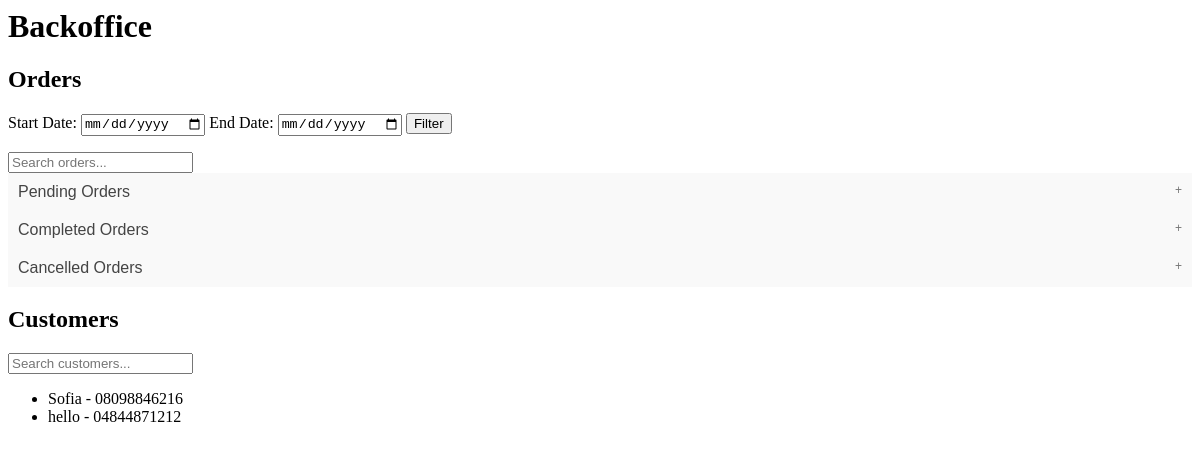
/check-out (signed in), run on the app's committed database.
### store/models/customer.py (models this page shows, shortened)
class Customer(models.Model):
    first_name = models.CharField(max_length=50)
    last_name = models.CharField (max_length=50)
    phone = models.CharField(max_length=10)
    email=models.EmailField()
    password = models.CharField(max_length=100)
    reward_points = models.IntegerField(default=0)

### store/views/checkout.py (the view, shortened to what this page needs)
# urls.py: path('check-out', CheckOut.as_view() , name='checkout'),
class CheckOut(View):
    def get(self, request):
        if not self.request.user.is_authenticated or not self.request.user.is_staff:
            return redirect('/admin/login/')  # Redirect non-authenticated or non-admin users to login page
        start_date = request.GET.get('start_date')
        end_date = request.GET.get('end_date')
        if start_date and end_date:
            start_date = parse_date(start_date)
            end_date = parse_date(end_date)
            orders = Order.objects.filter(date__range=[start_date, end_date])
        else:
            orders = Order.objects.all()  # Get all orders if no date range is specified
        customers = Customer.objects.all()  # Get all customers
        return render(request, 'backoffice.html', {'orders': orders, 'customers': customers, 'start_date': start_date, 'end_date': end_date})

### store/templates/backoffice.html (shortened to what this page needs)
{% load cart %}
{% load custom_filter %}
<html lang="en">
<head>
</head>
<body>
    <h1>Backoffice</h1>
    {% if request.user.is_authenticated and request.user.is_staff %}
        <h2>Orders</h2>
        <form method="get" action="">
            <label for="start_date">Start Date:</label>
            <input type="date" id="start_date" name="start_date" value="{{ start_date|date:"Y-m-d" }}">
            <label for="end_date">End Date:</label>
            <input type="date" id="end_date" name="end_date" value="{{ end_date|date:"Y-m-d" }}">
            <button type="submit">Filter</button>
        </form>
        <input type="text" id="orderSearch" placeholder="Search orders...">
        <button type="button" class="collapsible">Pending Orders</button>
        <button type="button" class="collapsible">Completed Orders</button>
        <button type="button" class="collapsible">Cancelled Orders</button>
        <h2>Customers</h2>
        <input type="text" id="customerSearch" placeholder="Search customers...">
        <ul>
            {% for customer in customers %}
            <li>{{ customer.first_name }} - {{ customer.phone }}</li>
            {% endfor %}
        </ul>
    {% else %}
        <p>Sorry, this page is only accessible to admins. Please log in with an admin account.</p>
    {% endif %}
</body>
</html>

### store/templates/backoffice.html (style rules this page uses)
.collapsible { background-color: #f9f9f9; color: #444; cursor: pointer; padding: 10px; width: 100%; border: none; text-align: left; outline: none; font-size: 16px; }
.collapsible:after { content: '\002B'; font-size: 12px; color: #777; float: right; margin-left: 5px; }

### data on the page
Customer: first_name "Sofia", phone "08098846216"
Customer: first_name "hello", phone "04844871212"
